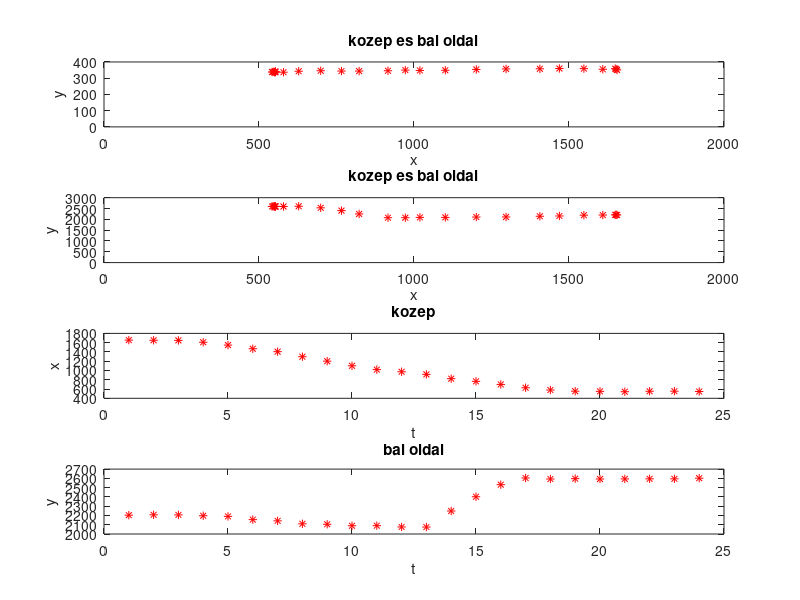

Here is the MATLAB script that generated this plot:
clc;
close all;

rightSide = [351,356,359,355,359,360,358,357,354,349,348,350,346,344,344,346,343,337,337,337,338,340,342,339];
center = [1655,1652,1649,1609,1548,1469,1406,1297,1201,1101,1019,972,916,823,766,699,628,579,553,550,542,552,553,546];
leftSide = [2203,2207,2206,2197,2190,2155,2142,2110,2105,2089,2090,2076,2075,2248,2402,2532,2604,2593,2597,2593,2594,2595,2595,2602];

for t=1:24
    subplot(4,1,1);
    plot(center(t),rightSide(t),'r*');
    axis([0,2000,0,400]);
    xlabel('x')
    ylabel('y');
    title('kozep es bal oldal');
    hold on;
    
    subplot(4,1,2);
    plot(center(t),leftSide(t),'r*');
    axis([0,2000,0,3000]);
    xlabel('x')
    ylabel('y');
    title('kozep es bal oldal');
    hold on;
    
%     subplot(4,1,2);
%     plot(t, rightSide(t),'r*');
%     xlabel('t')
%     ylabel('y');
%     title('job oldal');
%     hold on;
   
    subplot(4,1,3);
    plot(t,center(t),'r*');
    xlabel('t')
    ylabel('x');
    title('kozep');
    hold on;
   
  
    subplot(4,1,4);
    plot(t, leftSide(t),'r*');
    xlabel('t')
    ylabel('y');
    title('bal oldal');
    hold on;
    %pause(1);
end